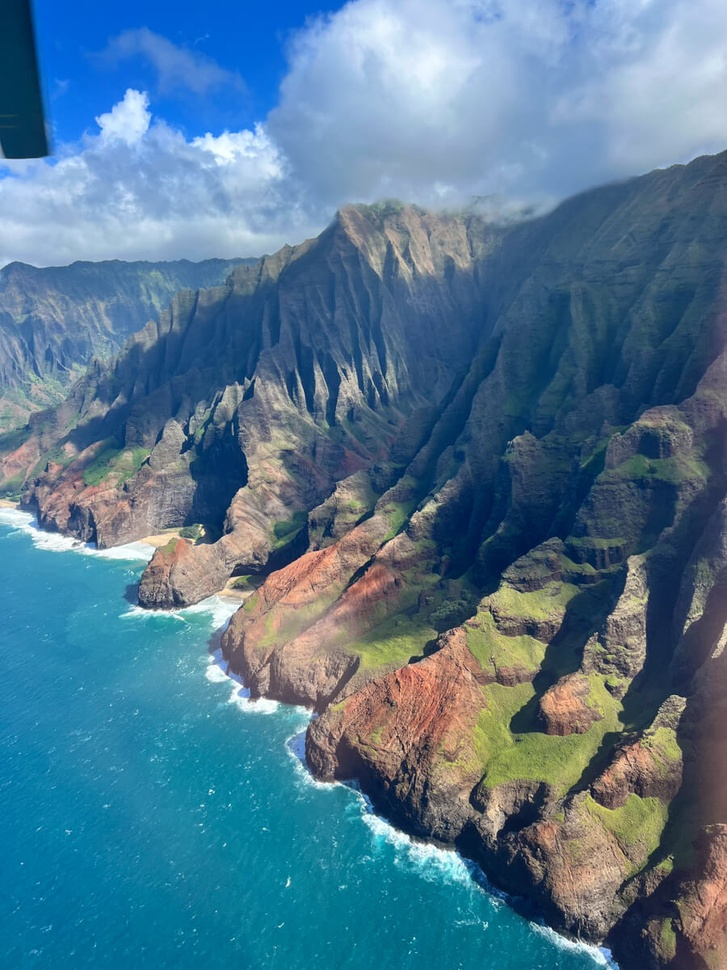
#> input picture images/kauai.jpg, 727 x 970 px, shrunk from 900 x 1200 before the run, found by its file name
$ python edge_density.py   (older library calls are emulated)
#> lines starting #> are read from the running program, lines starting #| are printed output that depends on the picture; after the words box and inside, x2 and y2 are one past the last pixel; in counts of white or black regions, pixels touching at a corner belong together
### roi/clahe.py
import cv2
import numpy as np
import matplotlib.pyplot as plt
from scipy import ndimage


def clahe_custom_shadows(image_rgb, custom_shadow_mask, clip_limit=4.0, tile_size=4):
    """
    Apply CLAHE ONLY to regions specified by custom shadow mask.

    Args:
        image_rgb: Input RGB image
        custom_shadow_mask: Your manually defined shadow mask (boolean array)
        clip_limit: CLAHE contrast limit
        tile_size: CLAHE tile size

    Returns:
        enhanced_rgb: Image with enhanced shadow regions
    """
    # Convert to LAB color space
    lab = cv2.cvtColor(image_rgb, cv2.COLOR_RGB2LAB)
    l, a, b = cv2.split(lab)

    print(f"Custom shadow pixels: {np.sum(custom_shadow_mask)}")

    if np.sum(custom_shadow_mask) > 0:
        # Extract shadow pixels using your custom mask
        shadow_pixels = l[custom_shadow_mask]

        # Apply CLAHE only to shadow regions
        clahe = cv2.createCLAHE(clipLimit=clip_limit, tileGridSize=(tile_size, tile_size))

        # Reshape for CLAHE and apply
        shadow_pixels_2d = shadow_pixels.reshape(-1, 1)
        enhanced_shadows_2d = clahe.apply(shadow_pixels_2d)
        enhanced_shadows = enhanced_shadows_2d.flatten()

        # Put enhanced shadows back
        l_enhanced = l.copy()
        l_enhanced[custom_shadow_mask] = enhanced_shadows
    else:
        l_enhanced = l.copy()
        print("No shadow regions in custom mask!")

    # Convert back to RGB
    lab_enhanced = cv2.merge([l_enhanced, a, b])
    enhanced_rgb = cv2.cvtColor(lab_enhanced, cv2.COLOR_LAB2RGB)

    return enhanced_rgb


# [134 lines left out: functions aggressive_clahe_custom_shadows, clahe_custom_regions, demonstrate_custom_shadow_enhancement, not called in this run]


"""
# Main execution
if __name__ == "__main__":
    image_name = 'images/kauai.jpg'
    image = cv2.imread(image_name)
    image_rgb = cv2.cvtColor(image, cv2.COLOR_BGR2RGB)

    print("=== CLAHE with Your Custom Shadow Mask ===")
    enhanced, your_shadow_mask = demonstrate_custom_shadow_enhancement(image_rgb)

    # Now use the enhanced image for your ROI detection
    print("\n=== Continuing with ROI Detection ===")
    gray_enhanced = cv2.cvtColor(enhanced, cv2.COLOR_RGB2GRAY)

    # Your gradient computation...
    sobelx = cv2.Sobel(gray_enhanced, cv2.CV_64F, 1, 0, ksize=3)
    sobely = cv2.Sobel(gray_enhanced, cv2.CV_64F, 0, 1, ksize=3)
    gradient_magnitude = np.sqrt(sobelx**2 + sobely**2)

    print("Enhanced image ready for ROI detection!")"""


# [37 lines left out: function test_clahe_parameters, not called in this run]


def get_enhanced_image(image_rgb, shadow_threshold=100, clip_limit=3.0, tile_size=16):

    lab_orig = cv2.cvtColor(image_rgb, cv2.COLOR_RGB2LAB)
    custom_shadow_mask = lab_orig[:, :, 0] < shadow_threshold

    enhanced_rgb = clahe_custom_shadows(image_rgb, custom_shadow_mask, clip_limit=clip_limit, tile_size=tile_size)

    return enhanced_rgb


# [29 lines that do not run on import are left out]

### roi/edge_density.py
import cv2
import matplotlib.pyplot  as plt
import numpy as np


import cv2
import numpy as np
import matplotlib.pyplot as plt
from scipy import ndimage

# [11 lines left out: function create_circular_kernel, not called in this run]

def create_gaussian_circular_kernel(radius, sigma_ratio=0.3):
    """
    Create a circular kernel with Gaussian weighting.
    Closer pixels have higher weights than farther ones.
    """
    size = 2 * radius + 1
    kernel = np.zeros((size, size))

    # Create coordinate grid
    y, x = np.ogrid[-radius:radius+1, -radius:radius+1]
    distance = np.sqrt(x**2 + y**2)

    # Create circular mask
    circle_mask = distance <= radius

    # Apply Gaussian weighting within the circle
    sigma = radius * sigma_ratio  # Control falloff rate
    gaussian_weights = np.exp(-(distance**2) / (2 * sigma**2))

    # Combine circle mask with Gaussian weights
    kernel[circle_mask] = gaussian_weights[circle_mask]
    kernel /= kernel.sum()  # Normalize

    return kernel

# [76 lines left out: functions create_distance_weighted_kernel, create_exponential_kernel, visualize_weighted_kernels, not called in this run]


"""def compute_gradient_density(gradient_map, radius=50):

    # Create circular kernel
    kernel = create_circular_kernel(radius)

    # Compute local density using convolution
    density_map = cv2.filter2D(gradient_map.astype(np.float32), -1, kernel)

    return density_map"""


def compute_weighted_gradient_density(gradient_map, radius=50, kernel_type='gaussian', **kernel_params):
    """
    Compute local gradient density using weighted circular kernel.

    Args:
        gradient_map: Normalized gradient magnitude (0-1)
        radius: Radius of circular neighborhood
        kernel_type: 'gaussian', 'distance', 'exponential', 'uniform'
        **kernel_params: Parameters for the specific kernel type

    Returns:
        density_map: Weighted local gradient density (0-1)
    """
    # Create appropriate weighted kernel
    if kernel_type == 'gaussian':
        sigma_ratio = kernel_params.get('sigma_ratio', 0.3)
        kernel = create_gaussian_circular_kernel(radius, sigma_ratio)
    elif kernel_type == 'distance':
        power = kernel_params.get('power', 2)
        kernel = create_distance_weighted_kernel(radius, power)
    elif kernel_type == 'exponential':
        decay_rate = kernel_params.get('decay_rate', 0.1)
        kernel = create_exponential_kernel(radius, decay_rate)
    else:  # uniform fallback
        kernel = create_circular_kernel(radius)

    # Compute weighted density using convolution
    density_map = cv2.filter2D(gradient_map.astype(np.float32), -1, kernel)

    return density_map, kernel


def identify_roi_from_density(density_map, density_threshold=0.1):
    """
    Identify ROI pixels based on density threshold.

    Args:
        density_map: Local gradient density map
        density_threshold: Threshold for considering as ROI (0-1)

    Returns:
        roi_mask: Binary mask where True = ROI
    """
    roi_mask = density_map > density_threshold
    return roi_mask

def clean_roi_mask(roi_mask, min_region_size=100):
    """
    Remove small isolated regions from ROI mask.
    """
    # Find connected components
    num_labels, labels, stats, centroids = cv2.connectedComponentsWithStats(
        roi_mask.astype(np.uint8), connectivity=8
    )

    # Create cleaned mask
    cleaned_mask = np.zeros_like(roi_mask)

    # Keep only regions larger than min_region_size
    for i in range(1, num_labels):  # Skip background (0)
        if stats[i, cv2.CC_STAT_AREA] >= min_region_size:
            cleaned_mask[labels == i] = True

    return cleaned_mask

# [130 lines left out: functions visualize_roi_detection, get_final_roi, compare_weighted_kernels, not called in this run]

    #print("=== Comparing Weighted Kernels ===")
    #compare_weighted_kernels(image_rgb, radius=50, density_threshold=0.1)


def enhance_gradient_magnitude(gradient_magnitude, enhancement_type='power', factor=2.0):
    """
    Enhance gradient magnitudes, especially weak ones.

    Args:
        gradient_magnitude: Raw gradient magnitude from Sobel
        enhancement_type: 'power', 'exponential', 'sigmoid', 'contrast'
        factor: Enhancement strength factor

    Returns:
        enhanced_gradient: Enhanced gradient magnitude
    """
    if enhancement_type == 'power':
        # Power law transformation: boosts weak gradients more than strong ones
        enhanced = gradient_magnitude ** (1/factor)
        # Renormalize to original range
        enhanced = (enhanced - enhanced.min()) / (enhanced.max() - enhanced.min()) * gradient_magnitude.max()

    elif enhancement_type == 'exponential':
        # Exponential enhancement
        enhanced = np.exp(gradient_magnitude * factor / gradient_magnitude.max()) - 1
        enhanced = enhanced / enhanced.max() * gradient_magnitude.max()

    elif enhancement_type == 'sigmoid':
        # Sigmoid contrast enhancement
        normalized = gradient_magnitude / gradient_magnitude.max()
        enhanced = 1 / (1 + np.exp(-factor * (normalized - 0.5)))
        enhanced = enhanced * gradient_magnitude.max()

    elif enhancement_type == 'contrast':
        # Simple contrast stretching for weak gradients
        weak_mask = gradient_magnitude < gradient_magnitude.mean()
        enhanced = gradient_magnitude.copy()
        enhanced[weak_mask] = enhanced[weak_mask] * factor

    elif enhancement_type == 'adaptive':
        # Adaptive enhancement based on local statistics
        local_mean = cv2.blur(gradient_magnitude, (15, 15))
        local_std = np.sqrt(cv2.blur(gradient_magnitude**2, (15, 15)) - local_mean**2)

        # Boost gradients that are above noise level but weak
        noise_level = local_std.mean() * 0.5
        weak_but_significant = (gradient_magnitude > noise_level) & (gradient_magnitude < gradient_magnitude.mean())
        enhanced = gradient_magnitude.copy()
        enhanced[weak_but_significant] = enhanced[weak_but_significant] * factor

    else:
        enhanced = gradient_magnitude

    return enhanced

def compute_enhanced_gradients(gray, enhancement_type='power', factor=2.0):
    """
    Compute Sobel gradients with enhancement.
    """
    # Compute raw gradients
    sobelx = cv2.Sobel(gray, cv2.CV_64F, 1, 0, ksize=3)
    sobely = cv2.Sobel(gray, cv2.CV_64F, 0, 1, ksize=3)
    gradient_magnitude = np.sqrt(sobelx**2 + sobely**2)

    # Enhance gradient magnitudes
    enhanced_magnitude = enhance_gradient_magnitude(gradient_magnitude, enhancement_type, factor)

    return enhanced_magnitude, gradient_magnitude

# [26 lines left out: functions compute_enhanced_sobel, multi_scale_sobel, not called in this run]


from clahe import get_enhanced_image

if __name__ == "__main__":
    image_name = 'images/kauai.jpg'
    image = cv2.imread(image_name)
#> image is the input picture: shape (970, 727, 3); mean B, G, R 144.9, 120.3, 83
    image_rgb = cv2.cvtColor(image, cv2.COLOR_BGR2RGB)
    image_rgb=get_enhanced_image(image_rgb)
#> in get_enhanced_image, `custom_shadow_mask = lab_orig[:, :, 0] < shadow_threshold`:
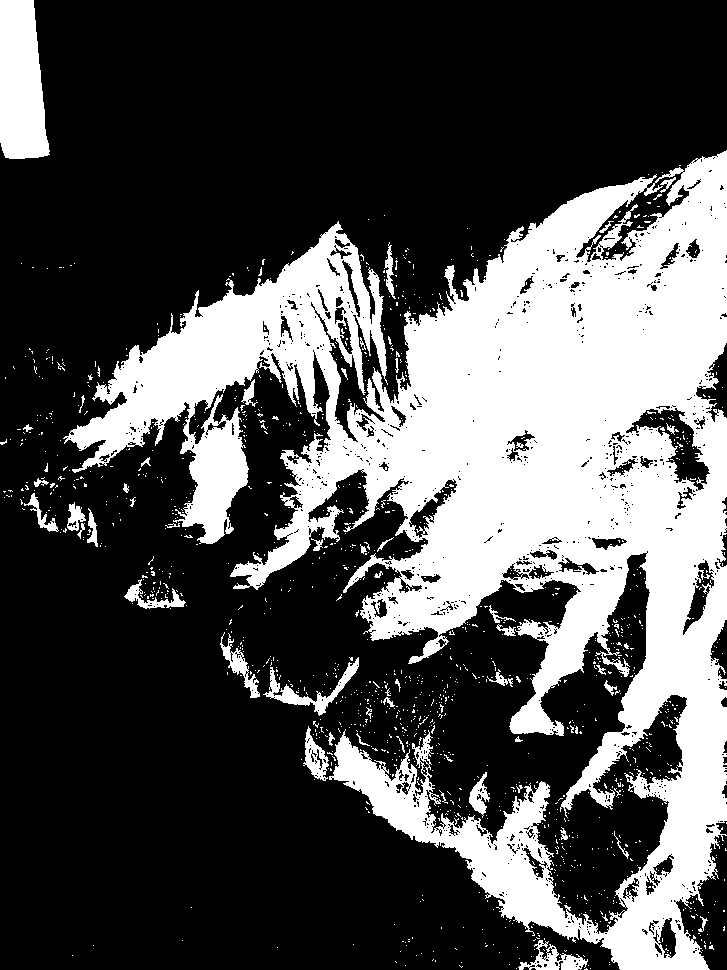
#> custom_shadow_mask: shape (970, 727) bool; 31.4% white; 1238 white regions (1187 under 20 px), largest, box (x1, y1, x2, y2) and area: (63, 150, 727, 970) 204245, (0, 0, 50, 159) 6484, (263, 657, 359, 716) 1147
#| Custom shadow pixels: 221370
    gray = cv2.cvtColor(image_rgb, cv2.COLOR_RGB2GRAY)

    # Test different enhancement methods
    enhancement_methods = [
        ('None', 'none', 1.0),
        ('Power (weak boost)', 'power', 1.5),
        #('Power (strong boost)', 'power', 2.5),
        #('Exponential', 'exponential', 3.0),
        #('Sigmoid', 'sigmoid', 5.0),
        #('Adaptive', 'adaptive', 2.0),
        #('Multi-scale', 'multiscale', 1.0)
    ]

    fig, axes = plt.subplots(2, len(enhancement_methods), figsize=(20, 12))

    for col, (name, enh_type, factor) in enumerate(enhancement_methods):

        if enh_type == 'multiscale': gradient_magnitude = multi_scale_sobel(gray)
        else: gradient_magnitude, original_magnitude = compute_enhanced_gradients(gray, enh_type, factor)

        # Normalize
        gradient_normalized = (gradient_magnitude - gradient_magnitude.min()) / (gradient_magnitude.max() - gradient_magnitude.min())

        # Compute density and ROI
        density_map, kernel = compute_weighted_gradient_density(
            gradient_normalized, radius=10, kernel_type='gaussian', sigma_ratio=0.05
        )

        roi_mask = identify_roi_from_density(density_map, density_threshold=0.1)
        final_roi_mask = clean_roi_mask(roi_mask, min_region_size=10)

        # Plot gradient comparison
        axes[0, col].imshow(gradient_normalized, cmap='hot')
        axes[0, col].set_title(f'{name}\nGradient')
        axes[0, col].axis('off')

        # Plot density map
        """axes[1, col].imshow(density_map, cmap='viridis')
        axes[1, col].set_title('Density Map')
        axes[1, col].axis('off')"""

        # Plot ROI overlay
        axes[1, col].imshow(image_rgb)
        overlay = np.zeros_like(image_rgb)
        overlay[final_roi_mask] = [255, 0, 0]
        axes[1, col].imshow(overlay, alpha=0.5)
        roi_coverage = np.sum(final_roi_mask) / final_roi_mask.size * 100
        axes[1, col].set_title(f'ROI: {roi_coverage:.1f}%')
        axes[1, col].axis('off')

        print(f"{name:20}: {roi_coverage:.1f}% ROI coverage")
#> this loop made 2 passes
#> (num_labels in clean_roi_mask, roi_coverage) on passes 1 to 2: (2033, 29.57), (1615, 60.36)
#> (printed output is left out)
#> pass 1, in compute_enhanced_gradients, `gradient_magnitude = np.sqrt(sobelx**2 + sobely**2)`:
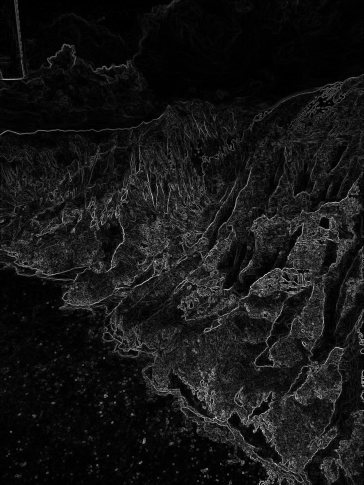
#> gradient_magnitude: shape (970, 727) float64 (shown at 1/2 size); min 0, max 789.8, mean 67.7; drawn with min black and max white
#> after the loop:
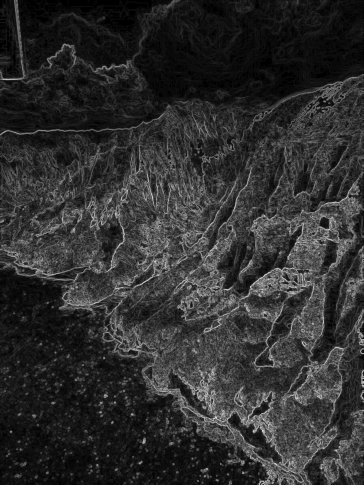
#> density_map: shape (970, 727) float32 (shown at 1/2 size); min -6.94e-17, max 0.907, mean 0.169; drawn with min black and max white
#> after the loop:
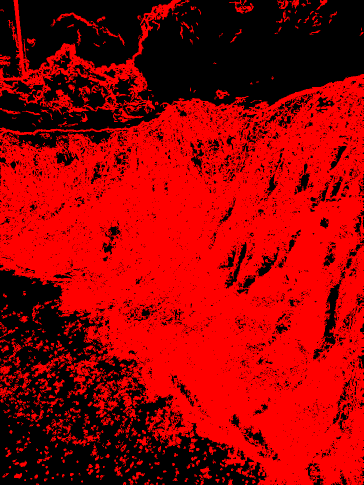
#> overlay: shape (970, 727, 3) (shown at 1/2 size); mean R, G, B 153.9, 0, 0
#> after the loop:
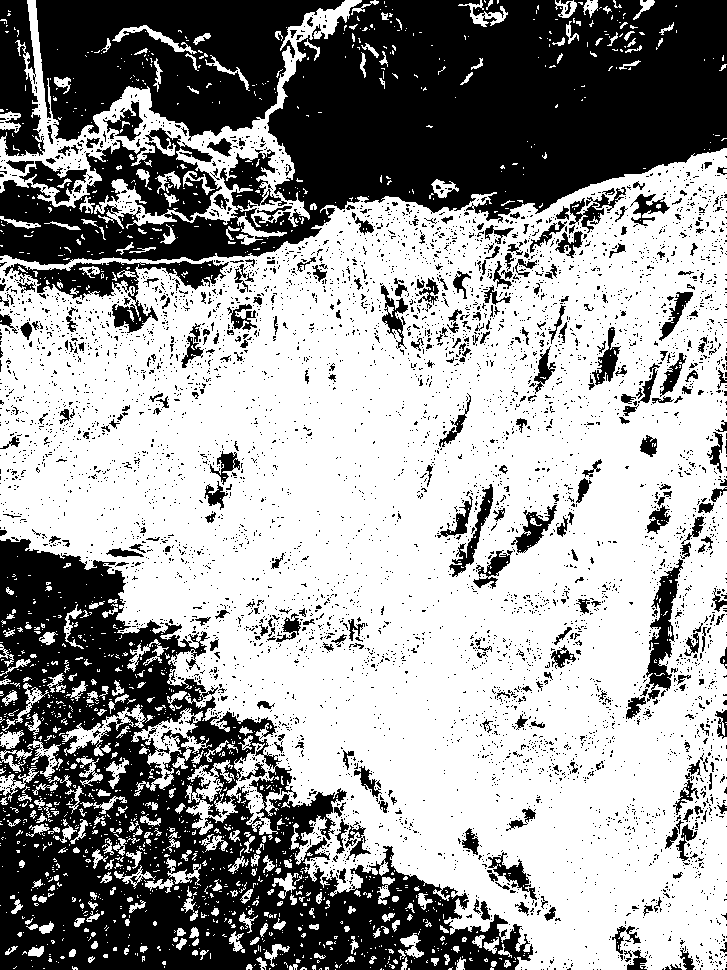
#> roi_mask: shape (970, 727) bool; 60.8% white; 5820 black regions (5482 under 20 px), largest, box (x1, y1, x2, y2) and area: (0, 0, 727, 265) 100115, (0, 539, 533, 970) 92093, (36, 0, 345, 141) 28084

    plt.tight_layout()
    plt.show()
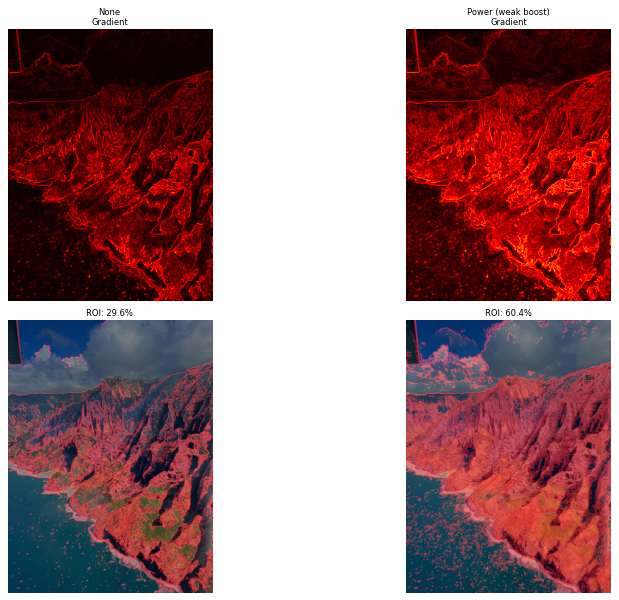
#> figure drawn by matplotlib, 4 panels

$ run again, with images/Komodo.jpg copied over images/kauai.jpg
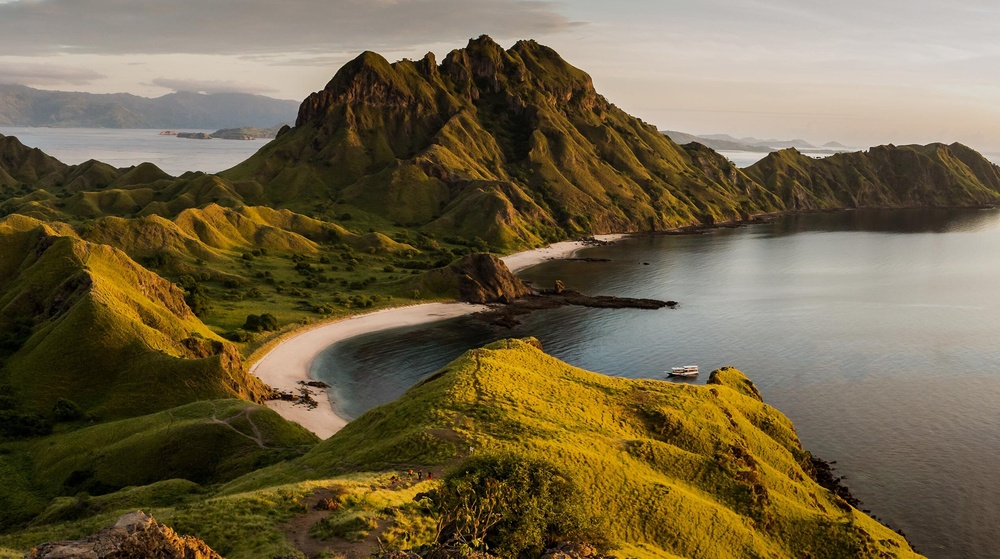
#> input picture images/Komodo.jpg, 1000 x 559 px, shrunk from 2533 x 1415 before the run, found by its file name
#> image is the input picture: shape (559, 1000, 3); mean B, G, R 70.1, 99, 112
#> lab_orig: shape (559, 1000, 3); mean of channels 0, 1, 2 105.7, 129.8, 145.4
#> in get_enhanced_image, `custom_shadow_mask = lab_orig[:, :, 0] < shadow_threshold`:
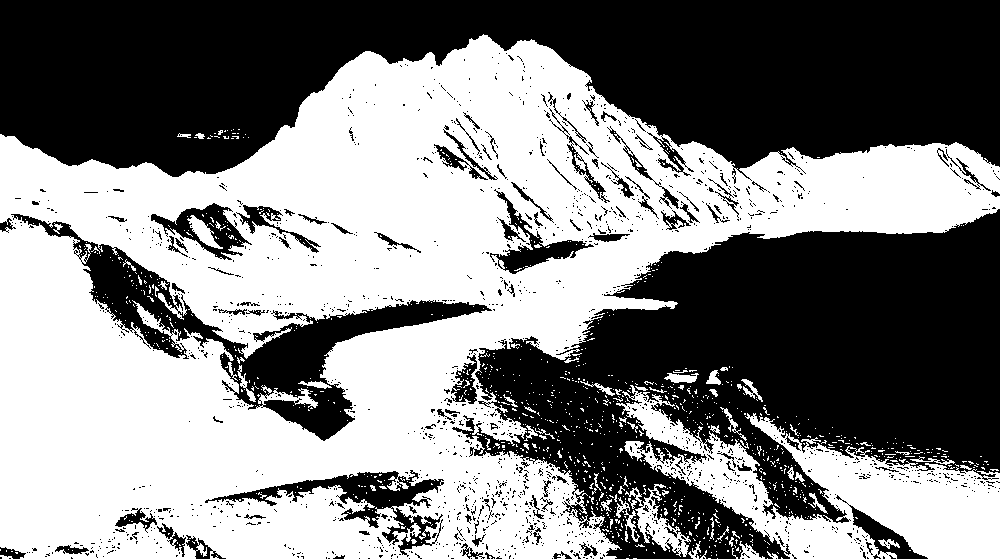
#> custom_shadow_mask: shape (559, 1000) bool; 51.4% white; 1543 black regions (1438 under 20 px), largest, box (x1, y1, x2, y2) and area: (0, 0, 1000, 184) 123838, (452, 209, 1000, 559) 106155, (11, 214, 492, 441) 18109
#| Custom shadow pixels: 287387
#> lab_enhanced: shape (559, 1000, 3); mean of channels 0, 1, 2 137.4, 129.8, 145.4
#> the loop `for col, (name, enh_type, factor) in enumerate(enhancement_methods): ` made 2 passes
#> (num_labels in clean_roi_mask, roi_coverage) on passes 1 to 2: (1208, 43.5), (1013, 66.82)
#> (printed output is left out)
#> `plt.show()`:
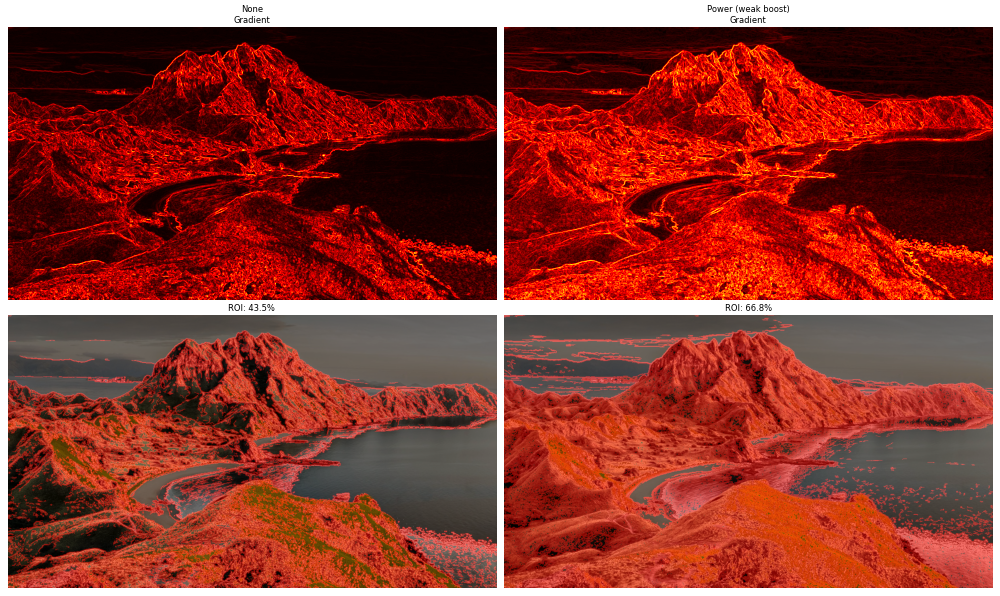
#> figure drawn by matplotlib, 4 panels
